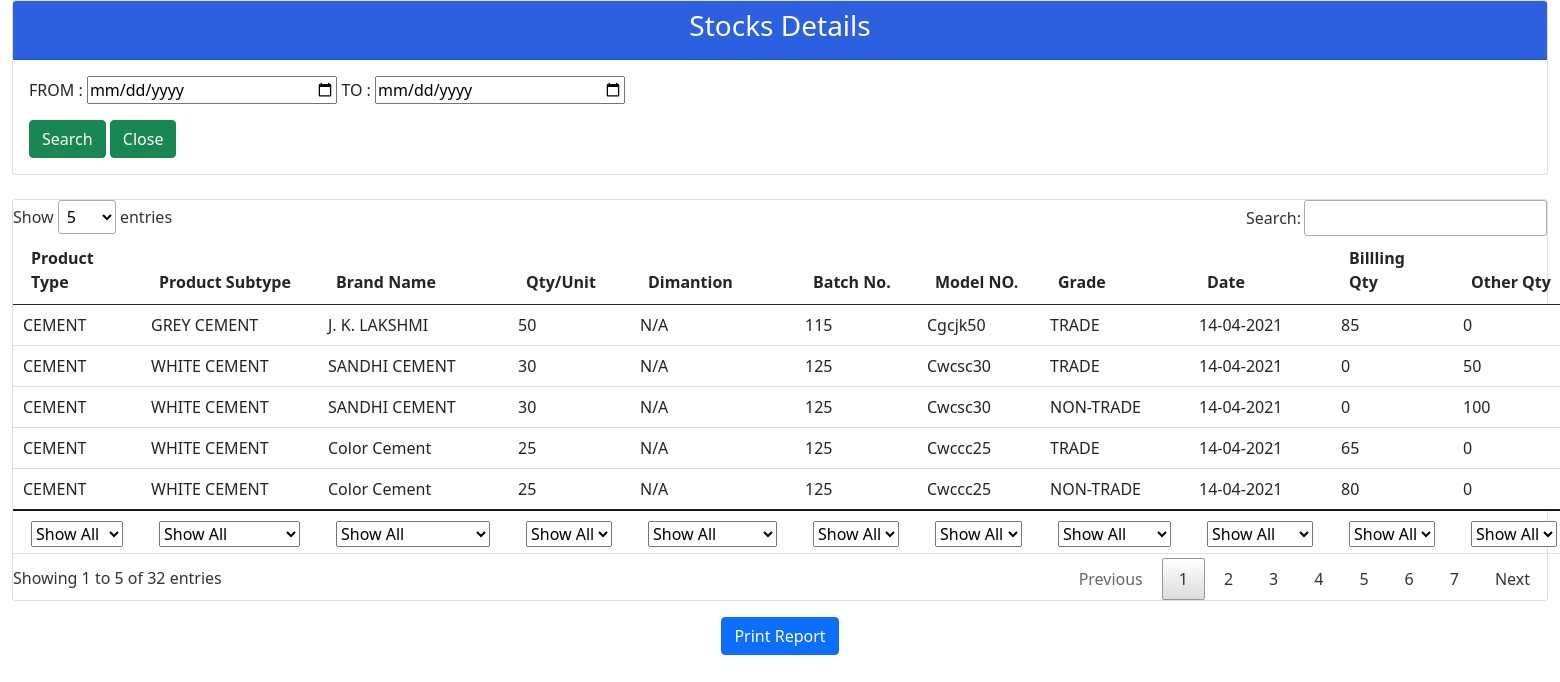
/Ceramic/Stocks/otherstock.php, run on the app's committed database.
### tables this page shows
CREATE TABLE `stockdetails` (
  `StockId` int(100) NOT NULL,
  `SysId` int(100) NOT NULL,
  `BillingQty` int(100) NOT NULL,
  `OtherQty` int(100) NOT NULL,
  `VirtualQty` int(100) NOT NULL,
  `DateAdded` datetime NOT NULL DEFAULT current_timestamp(),
  `InwardId` int(100) NOT NULL,
  `Createdate` datetime NOT NULL DEFAULT current_timestamp(),
  `ModifiedDate` datetime DEFAULT NULL
);

CREATE TABLE `categories` (
  `category_id` int(11) NOT NULL,
  `category_name` varchar(30) DEFAULT NULL,
  `active_status` tinyint(1) DEFAULT 1
);

CREATE TABLE `subcategories` (
  `subcategory_id` int(11) NOT NULL,
  `subcategory_name` varchar(30) DEFAULT NULL,
  `category_id` int(11) DEFAULT NULL,
  `active_status` tinyint(1) DEFAULT 1,
  `ProductHSNCode` varchar(8) DEFAULT NULL,
  `ProductGST` int(2) DEFAULT NULL
);

CREATE TABLE `brandnames` (
  `BrandId` int(11) NOT NULL,
  `BrandName` varchar(70) DEFAULT NULL,
  `RecStatus` tinyint(1) DEFAULT 1
);

CREATE TABLE `productmst` (
  `ProductID` int(11) NOT NULL,
  `ProductSubCategoryID` int(11) DEFAULT NULL,
  `ProductTypeColor` varchar(50) DEFAULT 'N/A',
  `SizeOrDimension` varchar(50) DEFAULT 'N/A',
  `QtyPerUnit` int(11) NOT NULL,
  `PackingUnit` varchar(15) NOT NULL,
  `Code` varchar(30) DEFAULT 'N/A',
  `CreatedDate` datetime DEFAULT current_timestamp(),
  `ModifiedDate` datetime DEFAULT NULL,
  `BrandId` int(11) DEFAULT NULL,
  `GradeId` int(11) DEFAULT NULL,
  `RecStatus` tinyint(1) DEFAULT 1
);

CREATE TABLE `systable` (
  `SysId` int(11) NOT NULL,
  `ProductId` int(11) DEFAULT NULL,
  `BasePrice` float DEFAULT NULL,
  `BatchNo` varchar(100) NOT NULL,
  `RecStatus` tinyint(1) DEFAULT 1
);

CREATE TABLE `grades` (
  `GradeId` int(11) NOT NULL,
  `GradeText` varchar(20) DEFAULT NULL,
  `RecStatus` tinyint(1) DEFAULT 1
);

### Ceramic/Stocks/otherstock.php (the view, shortened to what this page needs)
<!DOCTYPE html>
<html>
<head>
  	<link href="bootstrap.min.css" rel="stylesheet">
    <link rel='stylesheet' href='sweetalert2.min.css'>
    <link rel="stylesheet" href="sweetalert.css">
    <link rel="stylesheet" type="text/css" href="jquery.dataTables.min.css">
</head>
<body>
	<div class="container-fluid col-lg-12">
        <div class="row">
            <div class="col-md-12">
                <div class="card card-primary">
					         <div class="card-header" style="background-color: #2B60DE">
                        <center>
                            <h3 class="card-title" style="color: white">Stocks Details</h3>
                        </center>
                    </div>
                    <div class="carr card-body">
                      <form class="row g-3" id="radio-buttons" method="POST" action="otherstock.php">
                        <div class="form-group col-md-12">
                          FROM : <input type='date' name='vmno1' class='form-group col-md-2' id='vmno1'> TO : <input type='date' name='vmno2' class='form-group col-md-2' id='vmno2'>
                        </div>
                        <div>
                          <input type="submit" value="Search" id="save" class="btn btn-success">
                          <input type="button" value="Close"  name="close" id="close" class="btn btn-success" onclick="location.href = '../admin.php';">
                        </div>
                    </div>
                </div>
                <br>
      <div class="row">
        <div class="col-md-12">
            <div class="card card-primary">
                <table class="table" id="data_table" onfocus="gettotal()">
                    <thead>
                        <tr>
                           <th style="text-align: left;">Product Type</th>
                           <th style="text-align: left;">Product Subtype</th>
                           <th style="text-align: left;">Brand Name</th>
                           <th>Qty/Unit</th>
                           <th>Dimantion</th>
                           <th>Batch No.</th>
                           <th>Model NO.</th>
                           <th>Grade</th>
                           <th>Date</th>
                           <th>Billling Qty</th>
                           <th>Other Qty</th>
                        </tr>
                     </thead>
                     <tbody>
                      <?php
                      $con=mysqli_connect('localhost','root','','imsdatabase');
                      if ($_POST['vmno1']=='' AND $_POST['vmno2']=='') {
                        $query="SELECT stockdetails.BillingQty, stockdetails.OtherQty, productmst.QtyPerUnit, brandnames.BrandName, categories.category_name, subcategories.subcategory_name, productmst.PackingUnit, productmst.SizeOrDimension, systable.BatchNo, stockdetails.DateAdded, productmst.Code, grades.GradeText FROM stockdetails join systable, productmst, subcategories, categories, brandnames, grades WHERE stockdetails.SysId = systable.SysId and systable.ProductId = productmst.ProductID and productmst.ProductSubCategoryID = subcategories.subcategory_id and subcategories.category_id = categories.category_id and brandnames.BrandId=productmst.BrandId AND grades.GradeId=productmst.GradeId AND categories.active_status=1 AND subcategories.active_status=1 AND productmst.RecStatus=1 AND systable.RecStatus=1 AND (stockdetails.BillingQty>0 OR stockdetails.OtherQty>0)";
                        $run=mysqli_query($con,$query);
                      }
                      if($run->num_rows==0){
                                      echo "<script>Swal.fire({icon: 'error', title: 'Oops...',text: 'No Data Found For This Value !!!'});</script>";
                                  }
                                  else{
                                while ($row=mysqli_fetch_array($run))
                                {
                                	$type=$row[4];
                                	$subtype=$row[5];
                                	$brand=$row[3];
                                	$billing=$row[0];
                                	$other=$row[1];
                                	$qtypu=$row[2];
                                  $diman=$row[7];
                                  $batch=$row[8];
                                  $date=$row[9];
                                  $date=substr($date, 0, 10);
                                  $date=explode("-", $date);
                                  $date=$date[2]."-".$date[1]."-".$date[0];
                                  $model=$row[10];
                                  $garde=$row[11];
                                  ?>
                            <td style="text-align: left;"><?php echo $type; ?></td>
                            <td style="text-align: left;"><?php echo $subtype; ?></td>
                            <td style="text-align: left;"><?php echo $brand; ?></td>
                            <td><?php echo $qtypu; ?></td>
                            <td><?php echo $diman; ?></td>
                            <td><?php echo $batch; ?></td>
                            <td><?php echo $model; ?></td>
                            <td><?php echo $garde; ?></td>
                            <td><?php echo $date; ?></td>
                            <td><?php echo $billing; ?></td>
                            <td><?php echo $other; ?></td>
                                              <?php } }?>
                     </tbody>
                    <tfoot>
                        <tr>
                            <th>Product Type</th>
                            <th>Product Subtype</th>
                            <th>Brand Name</th>
                            <th>Qty/Unit</th>
                            <th>Dimantion</th>
                            <th>Batch No</th>
                            <th>Model NO.</th>
                            <th>Grade</th>
                            <th>Date</th>
                            <th>Billling Qty</th>
                            <th>Other Qty</th>
                        </tr>
                    </tfoot>
                  </table>
               </div>
                <div class="row mt-3">
                    <center>
                        <input type="button" class="btn btn-primary" id='savebtn' onclick="exportexcel()" value="Print Report">
                    </center>
                </div>
            </div>
         </div>
      </div>
</body>
</html>

### data on the page
stockdetails: categories.category_name "CEMENT", subcategories.subcategory_name "GREY CEMENT", brandnames.BrandName "J. K. LAKSHMI", productmst.QtyPerUnit "50", productmst.SizeOrDimension "N/A", systable.BatchNo "115", productmst.Code "Cgcjk50", grades.GradeText "TRADE", DateAdded "14-04-2021", BillingQty "85", OtherQty "0"
stockdetails: categories.category_name "CEMENT", subcategories.subcategory_name "WHITE CEMENT", brandnames.BrandName "SANDHI CEMENT", productmst.QtyPerUnit "30", productmst.SizeOrDimension "N/A", systable.BatchNo "125", productmst.Code "Cwcsc30", grades.GradeText "TRADE", DateAdded "14-04-2021", BillingQty "0", OtherQty "50"
stockdetails: categories.category_name "CEMENT", subcategories.subcategory_name "WHITE CEMENT", brandnames.BrandName "SANDHI CEMENT", productmst.QtyPerUnit "30", productmst.SizeOrDimension "N/A", systable.BatchNo "125", productmst.Code "Cwcsc30", grades.GradeText "NON-TRADE", DateAdded "14-04-2021", BillingQty "0", OtherQty "100"
stockdetails: categories.category_name "CEMENT", subcategories.subcategory_name "WHITE CEMENT", brandnames.BrandName "Color Cement", productmst.QtyPerUnit "25", productmst.SizeOrDimension "N/A", systable.BatchNo "125", productmst.Code "Cwccc25", grades.GradeText "TRADE", DateAdded "14-04-2021", BillingQty "65", OtherQty "0"
stockdetails: categories.category_name "CEMENT", subcategories.subcategory_name "WHITE CEMENT", brandnames.BrandName "Color Cement", productmst.QtyPerUnit "25", productmst.SizeOrDimension "N/A", systable.BatchNo "125", productmst.Code "Cwccc25", grades.GradeText "NON-TRADE", DateAdded "14-04-2021", BillingQty "80", OtherQty "0"
